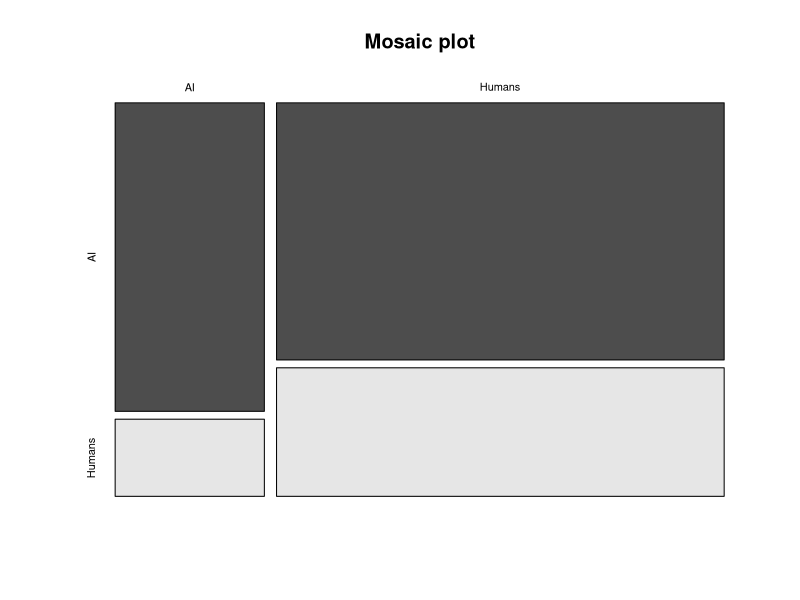

Write the R code that produced this figure.
dat <- data.frame(
  "Correct" = c(4, 10),
  "Wrong" = c(1, 5),
  row.names = c("AI", "Humans"),
  stringsAsFactors = FALSE
)
colnames(dat) <- c("AI", "Humans")

dat

mosaicplot(dat,
           main = "Mosaic plot",
           color = TRUE
)

chisq.test(dat)$expected

test <- fisher.test(dat)
test